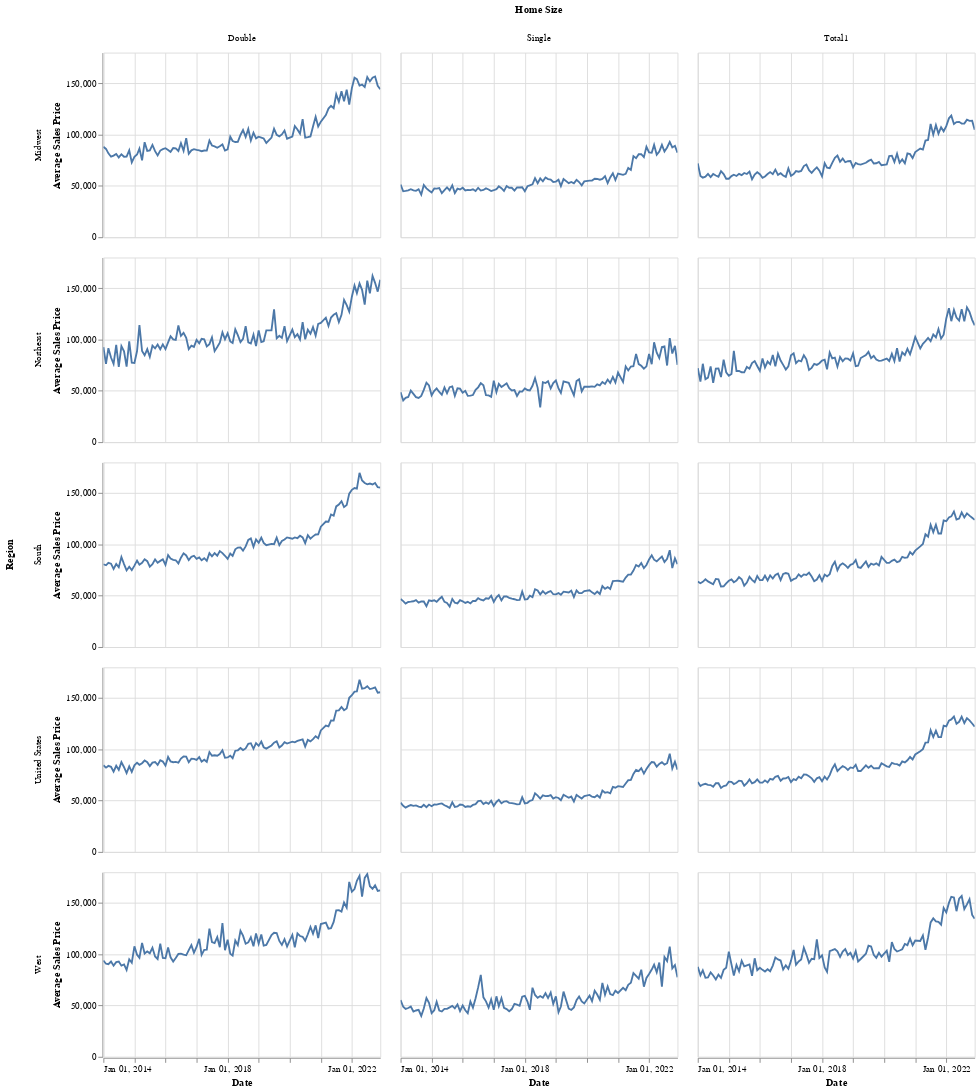

Source (notebook cell):
### Code cell
import altair as alt

chart = alt.Chart(df).mark_line().encode(
    x=alt.X('Date:T', timeUnit='yearmonthdate', axis=alt.Axis(title='Date')),
    y=alt.Y('Average Sales Price', axis=alt.Axis(title='Average Sales Price')),
).properties(
    width=300, 
    height=200  
)

# Adding semantic zooming
zoom = alt.selection_interval(bind='scales', encodings=['x'])

# Apply the selection
chart = chart.add_params(zoom).transform_filter(
    zoom
)

# Encoding faceted rows for region and faceted columns for home size
chart = chart.facet(
    row=alt.Row('Region:N', title='Region'), 
    column=alt.Column('Home Size:N', title='Home Size')
)

chart

### Figure 1 — Vega-Lite specification as saved in the notebook (floating-point values rounded to 4 significant figures; data arrays with more than 128 entries replaced by an {"elided": "..."} marker saying what was removed)
{"config": {"view": {"continuousWidth": 300, "continuousHeight": 300}}, "data": {"name": "data-9732322624893d6d2980dba0ee02d5f3"}, "facet": {"column": {"field": "Home Size", "title": "Home Size", "type": "nominal"}, "row": {"field": "Region", "title": "Region", "type": "nominal"}}, "spec": {"mark": {"type": "line"}, "encoding": {"x": {"axis": {"title": "Date"}, "field": "Date", "timeUnit": "yearmonthdate", "type": "temporal"}, "y": {"axis": {"title": "Average Sales Price"}, "field": "Average Sales Price", "type": "quantitative"}}, "height": 200, "name": "view_1", "transform": [{"filter": {"param": "param_1"}}], "width": 300}, "params": [{"name": "param_1", "select": {"type": "interval", "encodings": ["x"]}, "bind": "scales", "views": ["view_1"]}], "$schema": "https://vega.github.io/schema/vega-lite/v5.17.0.json", "datasets": {"data-9732322624893d6d2980dba0ee02d5f3": {"elided": "1575 records"}}}
